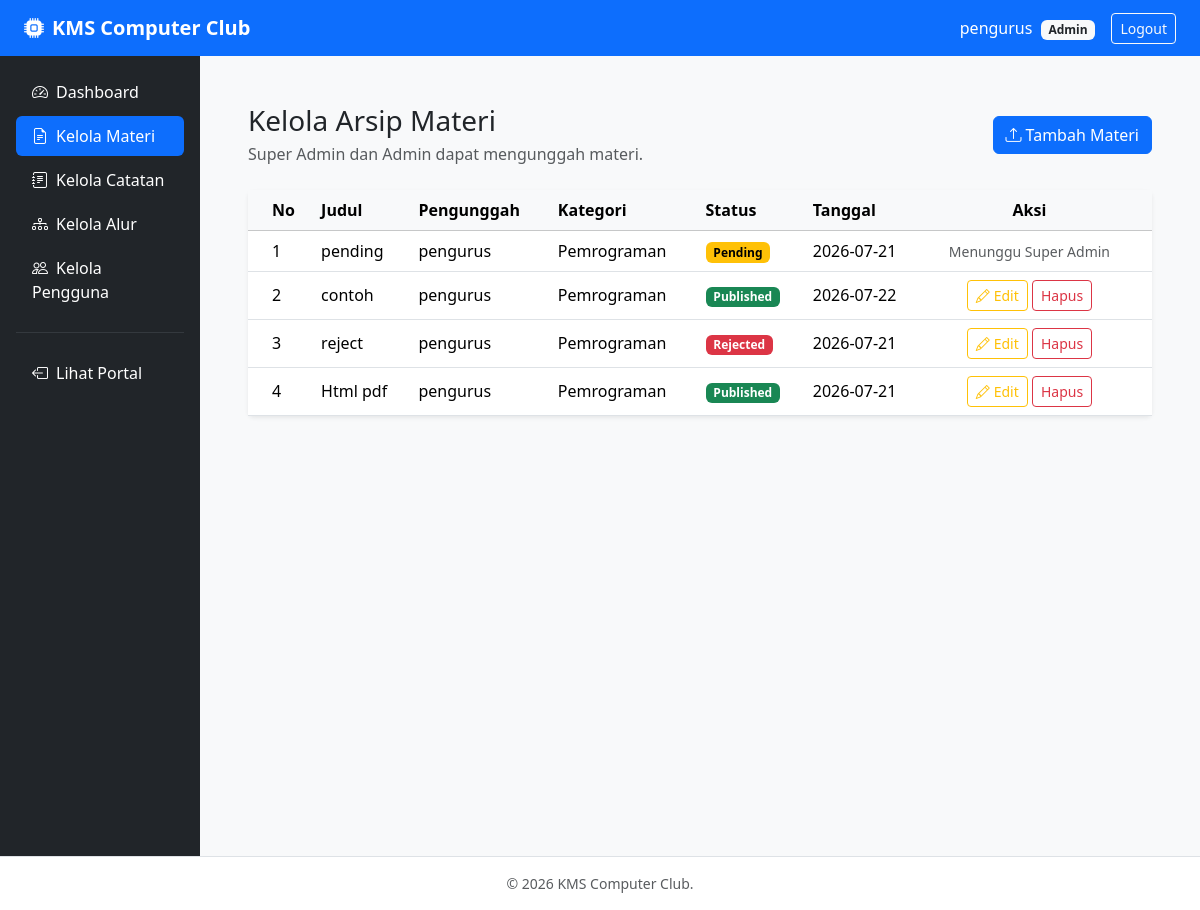
The app's page /admin/kelola_materi.php (signed in) with its own data.
### tables this page shows
CREATE TABLE `arsip_materi` (
  `id_arsip` int(11) NOT NULL,
  `id_user` int(11) NOT NULL,
  `id_approver` int(11) DEFAULT NULL,
  `judul_dokumen` varchar(255) NOT NULL,
  `deskripsi` text DEFAULT NULL,
  `kategori` varchar(100) DEFAULT NULL,
  `file_path` varchar(255) DEFAULT NULL,
  `file_media` varchar(255) DEFAULT NULL,
  `link_tautan` varchar(255) DEFAULT NULL,
  `tags` varchar(255) DEFAULT NULL,
  `status` enum('Pending','Published','Rejected') DEFAULT 'Pending',
  `alasan_reject` text DEFAULT NULL,
  `tgl_unggah` date NOT NULL
);

CREATE TABLE `pengguna` (
  `id_user` int(11) NOT NULL,
  `nama_lengkap` varchar(150) NOT NULL,
  `kelas` varchar(50) NOT NULL,
  `username` varchar(100) NOT NULL,
  `password` varchar(255) NOT NULL,
  `kartu_pelajar` varchar(255) DEFAULT NULL,
  `status_akun` enum('Pending','Aktif','Ditolak') DEFAULT 'Pending',
  `alasan_masuk` text DEFAULT NULL,
  `role` enum('Super Admin','Admin','Anggota') NOT NULL DEFAULT 'Anggota'
);

### admin/kelola_materi.php (the view, shortened to what this page needs)
<?php
require_once '../config/koneksi.php';
$materi = $conn->query(
    "SELECT am.*, p.nama_lengkap pengunggah
     FROM ARSIP_MATERI am
     JOIN PENGGUNA p ON p.id_user = am.id_user
     ORDER BY am.status = 'Pending' DESC, am.id_arsip DESC"
)->fetchAll();
include '../includes/header.php';
include '../includes/sidebar.php';
?>
<div class="d-flex justify-content-between align-items-center flex-wrap gap-3 mb-4">
    <div>
        <h1 class="h3 mb-1">Kelola Arsip Materi</h1>
        <p class="text-muted mb-0">Super Admin dan Admin dapat mengunggah materi.</p>
    </div>
    <div>
        <a class="btn btn-primary" href="tambah_materi.php">
            <i class="bi bi-upload me-1"></i>Tambah Materi
        </a>
    </div>
</div>
<div class="card border-0 shadow-sm">
    <div class="table-responsive">
        <table class="table table-hover align-middle mb-0">
            <thead class="table-light">
                <tr>
                    <th class="ps-4">No</th>
                    <th>Judul</th>
                    <th>Pengunggah</th>
                    <th>Kategori</th>
                    <th>Status</th>
                    <th>Tanggal</th>
                    <th class="text-center pe-4">Aksi</th>
                </tr>
            </thead>
            <tbody>
                <?php foreach ($materi as $i => $m): ?>
                    <tr>
                        <td class="ps-4"><?= $i + 1 ?></td>
                        <td><?= htmlspecialchars($m['judul_dokumen']) ?></td>
                        <td><?= htmlspecialchars($m['pengunggah']) ?></td>
                        <td><?= htmlspecialchars($m['kategori']) ?></td>
                        <td>
                            <span class="badge text-bg-<?= $m['status'] === 'Published' ? 'success' : ($m['status'] === 'Pending' ? 'warning' : 'danger') ?>">
                                <?= htmlspecialchars($m['status']) ?>
                            </span>
                        </td>
                        <td><?= htmlspecialchars($m['tgl_unggah']) ?></td>
                        <td class="text-center pe-4">
                            <?php if ($m['status'] === 'Pending' && $_SESSION['role'] === 'Super Admin'): ?>
                                <a class="btn btn-sm btn-outline-success" onclick="return confirm('Approve materi ini?')" href="proses_materi.php?action=approve&id=<?= $m['id_arsip'] ?>">Approve</a>
                                <a class="btn btn-sm btn-outline-danger" onclick="return confirm('Reject materi ini?')" href="proses_materi.php?action=reject&id=<?= $m['id_arsip'] ?>">Reject</a>
                            <?php elseif ($m['status'] === 'Pending'): ?>
                                <span class="text-muted small">Menunggu Super Admin</span>
                            <?php else: ?>
                                <a class="btn btn-sm btn-outline-warning" href="edit_materi.php?id=<?= $m['id_arsip'] ?>"><i class="bi bi-pencil me-1"></i>Edit</a>
                                <a class="btn btn-sm btn-outline-danger" onclick="return confirm('Hapus materi ini?')" href="proses_materi.php?action=delete&id=<?= $m['id_arsip'] ?>">Hapus</a>
                            <?php endif; ?>
                        </td>
                    </tr>
                <?php endforeach; ?>
            </tbody>
        </table>
    </div>
</div>
<?php include '../includes/footer.php'; ?>

### records on screen
arsip_materi: judul_dokumen "pending", id_user.nama_lengkap "pengurus", kategori "Pemrograman", status "Pending", tgl_unggah "2026-07-21", shows "Menunggu Super Admin"
arsip_materi: judul_dokumen "contoh", id_user.nama_lengkap "pengurus", kategori "Pemrograman", status "Published", tgl_unggah "2026-07-22"
arsip_materi: judul_dokumen "reject", id_user.nama_lengkap "pengurus", kategori "Pemrograman", status "Rejected", tgl_unggah "2026-07-21"
arsip_materi: judul_dokumen "Html pdf", id_user.nama_lengkap "pengurus", kategori "Pemrograman", status "Published", tgl_unggah "2026-07-21"

### other values on screen
$_SESSION['nama_lengkap'] "pengurus"
$_SESSION['role'] "Admin"
